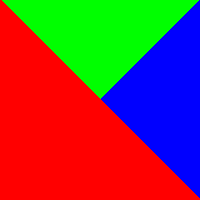
#> input picture CourseMaterial/03_advanced_programming/07_bitmaps/sample_bitmaps/colored_triangles.bmp, 200 x 200 px
$ python emoji_pics_grayscale_creator.py --path ../../../03_advanced_programming/07_bitmaps/sample_bitmaps/colored_triangles.bmp --size 100
#> lines starting #> are read from the running program, lines starting #| are printed output that depends on the picture
#!/usr/bin/env python3
import argparse
import typing

import numpy as np
from PIL import Image


def image_to_emoji_grayscale(image_path: str, max_size=26) -> typing.Tuple[str, str]:
    # Load the image
#> called with max_size = 100
    img = Image.open(image_path).convert("L")  # Convert to grayscale
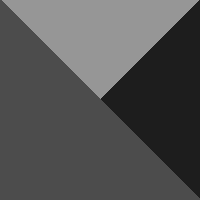
#> img: PIL image 200x200 L; min 29, max 150, mean 82.5

    # Resize the image
    aspect_ratio = img.width / img.height
#> aspect_ratio = 1
    if aspect_ratio > 1:  # Image is wide
        img = img.resize((max_size, int(max_size / aspect_ratio)))
    else:  # Image is tall or square
        img = img.resize((int(max_size * aspect_ratio), max_size))
#> img: PIL image 100x100 L

    # Convert to numpy array
    img_array = np.array(img)

    # Map the grayscale values to two-bit (four-level) grayscale
    img_array //= 64  # Integer division by 64 to get values in [0, 3]
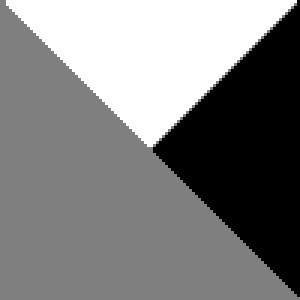
#> img_array: shape (100, 100) (shown 3 times larger); min 0, max 2, mean 1; drawn with min black and max white

    # Define the grayscale emojis
    grayscale_emojis = {
        3: ("⬜", "11"),  # White
        2: ("🔲", "10"),  # Light gray
        1: ("🔳", "01"),  # Dark gray
        0: ("⬛", "00"),  # Black
    }

    # Create emoji representation
    emoji_representation = ""
    text_representation = ""
    for row in img_array:
        for value in row:
            emoji_representation += grayscale_emojis[value][0]
            text_representation += grayscale_emojis[value][1]

        emoji_representation += "\n"
        text_representation += "22"
#> this loop made 100 passes

    return emoji_representation, text_representation


if __name__ == "__main__":
    parser = argparse.ArgumentParser()
    parser.add_argument("-p", "--path", help="Path to file", type=str, required=True)
    parser.add_argument("-s", "--size", help="Max size", type=int, required=True)
    args = parser.parse_args()

    emoji_art, text_rep = image_to_emoji_grayscale(args.path, max_size=args.size)
    print(emoji_art)
    print()
    print(text_rep)
